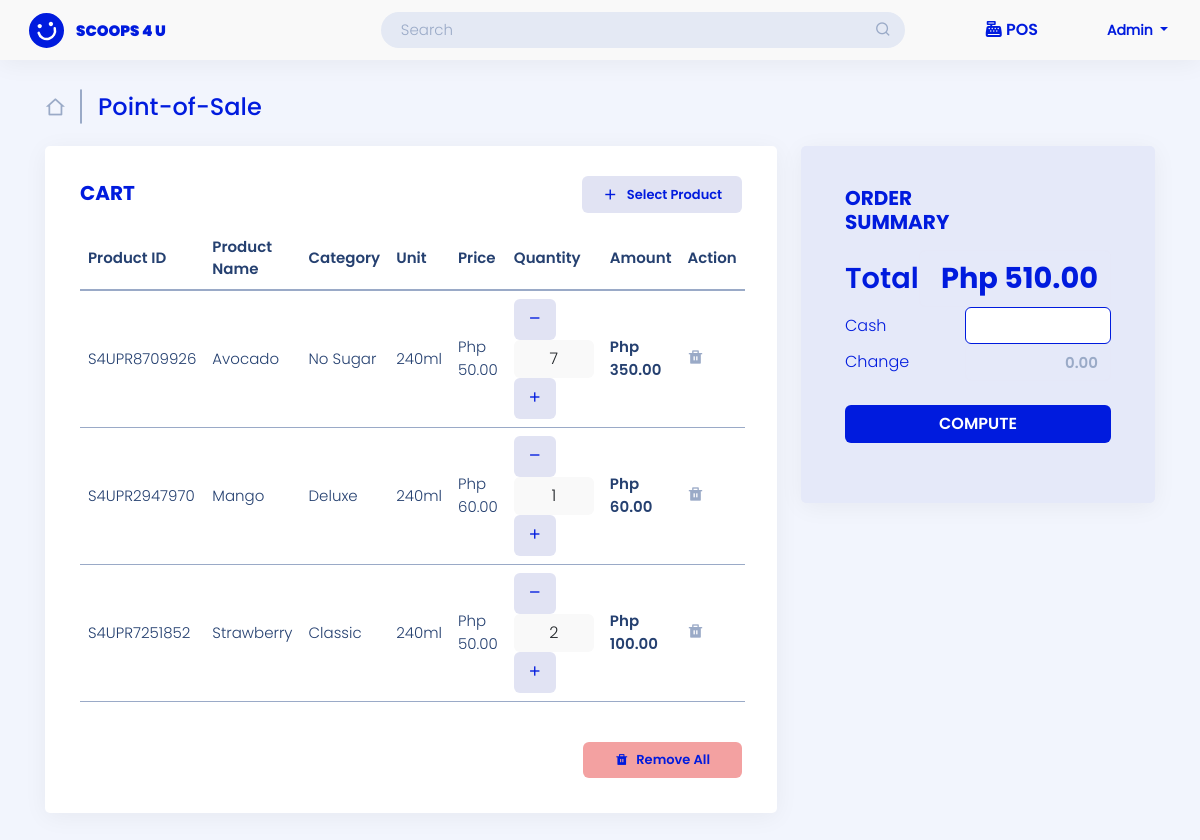
Page /user-site/pos/ (signed in) on the earlier database version.
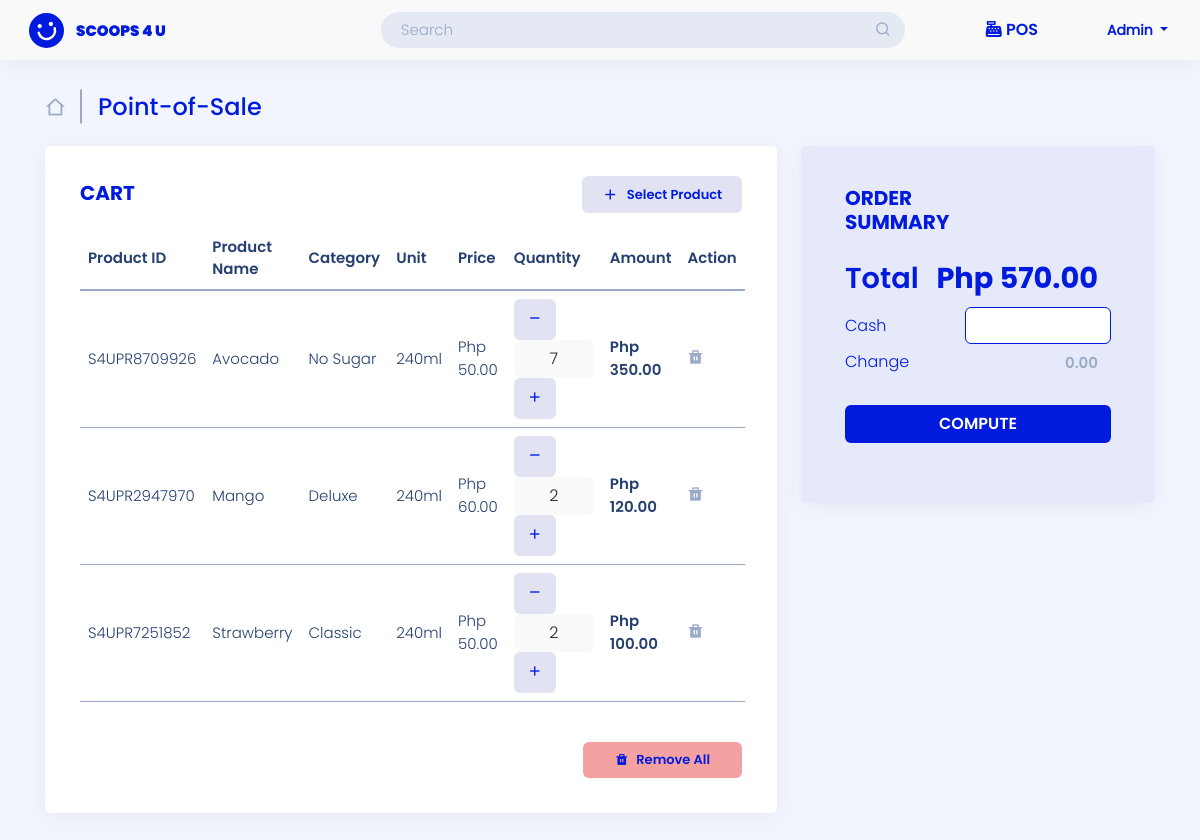
Same page on the later database version.
### landing_page/models.py (models this page shows)
class User(AbstractUser):
    ROLE = ((" "," "),("admin","admin"),("staff","staff"),("reseller","reseller"),("rider","rider"))
    STAT = ((" "," "),("active","active"),("inactive","inactive"))
    role = models.CharField(max_length=50, null=True, default=None, choices=ROLE)
    status = models.CharField(max_length=50, null=True, default=None , choices=STAT)

### admin_site/models.py (models this page shows, shortened)
class Cart(models.Model):
    cart_user =  models.CharField(max_length=200, null=False, default=None, verbose_name='List user')
    cart_pcode =  models.CharField(max_length=200, verbose_name='Product Code')
    cart_category =  models.CharField(max_length=200, verbose_name='Category')
    cart_name=  models.CharField(max_length=200, verbose_name='Product Name')
    cart_unit =  models.CharField(max_length=200, verbose_name='Unit')
    cart_reseller_price =   models.BigIntegerField(null=True, verbose_name='Reseller Price')
    cart_price =   models.BigIntegerField(null=True, verbose_name='POS Price')
    cart_quantity =  models.BigIntegerField(null=True, verbose_name='quantity')
    cart_ResellerAmount =   models.BigIntegerField(null=True, verbose_name='Reseller Amount')
    cart_amount =  models.BigIntegerField(null=True, verbose_name='POS Amount')
    created_at =models.DateField(default=timezone.now,null=True,   verbose_name='Date Created')

### admin_site/views.py (the view)
# urls.py: path('pos/', views.pos ,name='pos'),
@login_required(login_url='landing_page:login')
def pos(request):
    list_products = Product.objects.all()
    current_user = request.user
    list_pos = Cart.objects.filter(cart_user = current_user).order_by('-id')
    sum_amount = Cart.objects.filter(cart_user = current_user).all().aggregate(total =Sum('cart_amount'))['total']
    list_pospayment = Cart_Payment.objects.filter(cart_status = "not Print")
    context = {
        'list_products':list_products,
        'list_pos':list_pos,
        'sum_amount':sum_amount,
        'list_pospayment':list_pospayment
        }
    return render(request, 'admin_site/pos/pos_admin.html', context)

### templates/admin_site/pos/pos_admin.html (shortened to what this page needs)
{% load static %}
{% load humanize %}
<!DOCTYPE html>
<html lang="en">
<head>
    <link href="https://cdn.jsdelivr.net/npm/bootstrap@5.0.2/dist/css/bootstrap.min.css" rel="stylesheet" >
    <link href="{% static '/css/assets/bootstrap/css/bootstrap.min.css'%}" rel="stylesheet">
    <link href="{% static '/css/assets/simple-datatables/style.css'%}" rel="stylesheet">
    <link href="{% static '/css/assets/remixicon/remixicon.css'%}" rel="stylesheet">
    <link href="https://cdn.datatables.net/1.13.4/css/jquery.dataTables.min.css" rel="stylesheet">
    <link href="https://cdn.datatables.net/buttons/2.3.6/css/buttons.dataTables.min.css" rel="stylesheet">
    <link href="https://cdn.datatables.net/autofill/2.5.3/css/autoFill.dataTables.min.css" rel="stylesheet">
    <link href="https://cdn.datatables.net/v/bs5/jszip-2.5.0/b-2.3.6/b-colvis-2.3.6/b-html5-2.3.6/b-print-2.3.6/date-1.4.0/sp-2.1.2/datatables.min.css" rel="stylesheet"/>
    <link href="{% static '/css/sandi.css'%}" rel="stylesheet">
</head>
<body>
    <header id="header" class="header fixed-top d-flex align-items-center">
        <div class="d-flex align-items-center justify-content-between">
            {% if user.role == "admin"%}
            <a href="{% url 'admin_site:dashboard'%}" class="logo d-flex align-items-center">
                <img src="{% static '/img/logo-header.svg'%}" alt="">
                <span class="d-none d-lg-block">SCOOPS 4 U</span>
            </a>
            {% endif %}
            </div>
            <div class="search-bar mx-auto">
            <form class="search-form d-flex align-items-center" method="POST" action="#">
                <input type="text" name="query" placeholder="Search" title="Enter search keyword">
                <button type="submit" title="Search"><i class="ri-search-line"></i></button>
            </form>
            </div>
            <div class="POS POS-header">
                <i class="fa-solid fa-cash-register" style="color: #001BDE !important"></i>
                <a class="active" href="{%url 'admin_site:pos' %}">POS</a>
            </div>
            <nav class="header-nav ms-auto">
                <ul class="d-flex align-items-center">
                    <li class="nav-item dropdown pe-3">
                        <a class="nav-link nav-profile d-flex align-items-center me-3" href="#" data-bs-toggle="dropdown">
                            <span class="d-none d-md-block dropdown-toggle ps-2" style="text-transform: capitalize;">
                            {{ user }}
                            </span>
                        </a>
                    </li>
                </ul>
            </nav>
    </header>
    <main id="main-pos" class="main mt-5">
        <div class="pagetitle pos mb-4">
            <h1 class="align-middle">
                {% if user.role == "admin"%}
                <a href="{% url 'admin_site:dashboard'%}">
                    <i class="ri-home-2-line align-middle me-2"></i>
                </a>
                <span class="line-ver me-3"></span>
                Point-of-Sale
            </h1>
                {% endif %}
        </div>
        <section class="section">
            <div class="row">
                <div class="col-lg-8 col-md-12">
                    <div class="card">
                        <div class="card-body">
                            <div class="add-product mb-0">
                                <h5 class="card-title feature">Cart</h5>
                                <a data-bs-toggle="modal" data-bs-target="#addToCart" class="btn btn-select"><i class="ri-add-line align-middle me-2 text-end" style="font-size:17px"></i><span class="align-middle">Select Product</span></a>
                            </div>
                            {% if list_pos %}
                                <div class="table-res">
                                    <table class="table table-hover pos-table" id="posTable" >
                                        <thead>
                                            <tr class="align-middle">
                                                <th scope="col">Product ID</th>
                                                <th scope="col">Product Name</th>
                                                <th scope="col">Category</th>
                                                <th scope="col">Unit</th>
                                                {% if user.role == "admin" %}
                                                    <th scope="col">Price</th>
                                                {% elif user.role == "staff"  %}
                                                    <th scope="col">Price</th>
                                                {% endif %}
                                                <th scope="col">Quantity</th>
                                                <th scope="col">Amount</th>
                                                <th scope="col" class="sort-no">Action</th>
                                            </tr>
                                            <tbody>
                                                {% for list in  list_pos %}
                                                <tr class="align-middle">
                                                    <td>{{ list.cart_pcode }}</td>
                                                    <td style="text-transform: capitalize;">{{ list.cart_name }}</td>
                                                    <td style="text-transform: capitalize;">{{ list.cart_category }}</td>
                                                    <td>{{ list.cart_unit }}</td>
                                                    {% if user.role == "admin" %}
                                                        <td>Php {{ list.cart_price|floatformat:2|intcomma }}</td>
                                                    {% elif user.role == "staff" %}
                                                        <td>{{ list.cart_price}}</td>
                                                    {% endif %}
                                                    <td class="quantity-main">
                                                        <div class="quantity-input">
                                                            <a href="{% url 'admin_site:minus_qty' list.id  %}" class="btn btn-quani" id="d_minus"><i class="ri-subtract-fill"></i></a>
                                                            <button class="btn btn-quan" >{{ list.cart_quantity }}</button>
                                                            <a href="{% url 'admin_site:add_qty' list.id  %}"class="btn btn-quani"><i class="ri-add-fill"></i></a>
                                                        </div>
                                                    </td>
                                                    <td class="product-code"><span>Php {{ list.cart_amount|floatformat:2|intcomma }}</span> </td>
                                                    <form method="POST" action="{% url 'admin_site:pos_cancel' list.id %}" onsubmit="return submitForm(this);">
                                                        <td><button type="submit" class="btn btn-trash"><i class="ri-delete-bin-fill"></i></button></td>
                                                    </form>
                                                </tr>
                                                {% endfor %}
                                            </tbody>
                                        </thead>
                                    </table>
                                </div>
                                <form action="{% url 'admin_site:pos_removeall' %}" class="remove-div" onsubmit="return removeForm(this);">
                                    <button type="submit" id="removeAll" class="btn btn-remove btn-danger mt-4"><i class="ri-delete-bin-fill align-middle"></i><span class="align-middle ps-2">Remove All</span> </button>
                                </form>
                            {% endif %}
                        </div>
                    </div>
                </div>
                <div class="col-lg-4 col-md-12" id="orderSummary">
                    <div class="card p-4" style="background-color: #E5E9F9">
                        <div class="card-body">
                            <div class="add-product">
                                <h5 class="card-title feature pt-3 mb-3">Order Summary</h5>
                            </div>
                            <div>
                                {% if list_pos %}
                                    {% if user.role == "admin"%}
                                    <form action="{% url 'admin_site:add_receipt' %}" method="POST" id="form" >
                                        <div class="col-12 total align-middle" style="display:flex; flex-direction: row; justify-content: space-between; align-items: center;">
                                            <label style="font-weight: bolder;">Total</label>
                                            <input type="text" value="Php {{ sum_amount|floatformat:2|intcomma }}" class="form-control text-end" step="0.01" min="0" readonly="readonly">
                                        </div>
                                        <div class="col-12 align-middle cash "  style="display:flex; flex-direction: row; justify-content: space-between; align-items: center;">
                                            <label for=""><span class="align-middle">Cash</span></label>
                                            <input class="form-control text-end" type="number" name="cash" id="cash"  required>
                                        </div>
                                        <div class="col-12 align-middle change" style="display:flex; flex-direction: row; justify-content: space-between; align-items: center;">
                                            <label for="">Change</label>
                                            <input type="number" name="change" class="form-control text-end" id="change" placeholder="0.00" min="0.01" step="0.01" readonly="readonly" style="color: #001BDE">
                                        </div>
                                        <div class="text-center mt-4">
                                            <button id="btn_compute" class="btn btn-comp mb-3" >compute</button>
                                        </div>
                                    </form>
                                    {% endif %}
                                {% endif %}
                            </div>
                        </div>
                    </div>
                </div>
            </div>
        </section>
    </main>
</body>
</html>

Differences in the rows shown:
changed Cart "S4UPR2947970": cart_quantity "1" → "2"; cart_amount "60.00" → "120.00"
Other differences:
form field sum_amount: "Php 510.00" → "Php 570.00"
